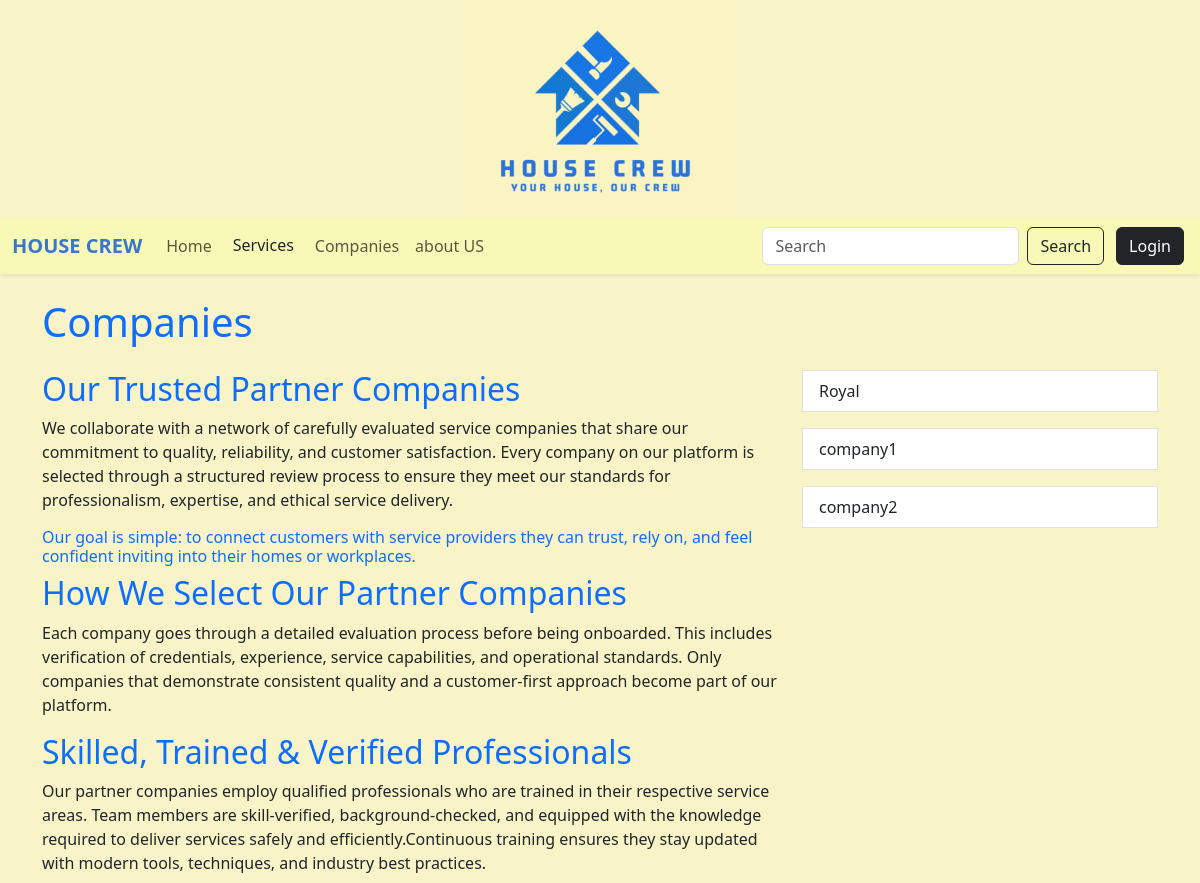
The page /company_list/ (upper part) on the database as committed earlier.
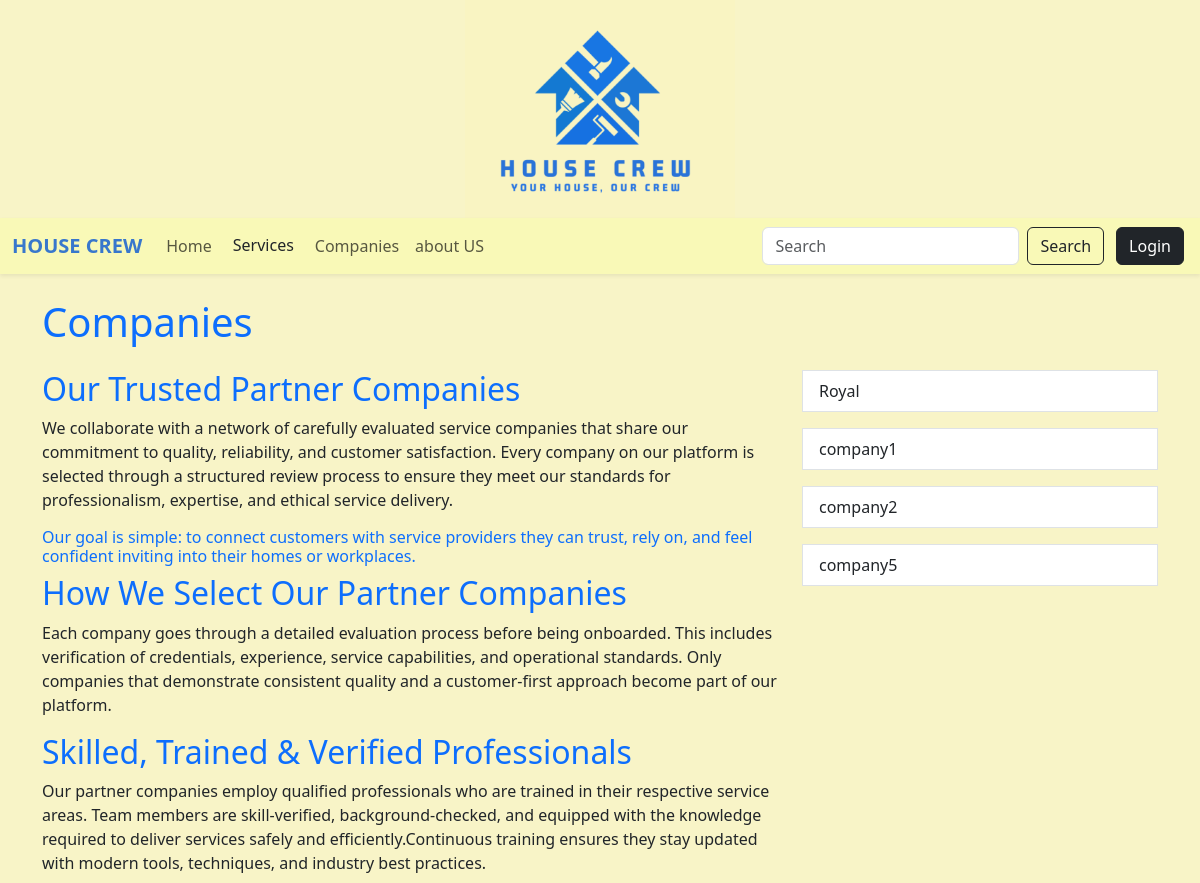
The same page on the database as committed later.
### company_app/models.py (models this page shows, shortened)
class S_Company(models.Model):
    APPROVAL_STATUS = [
        ('Pending' , 'Pending'),
        ('Approved' , 'Approved'),
        ('Rejected', 'Rejected')
    ]
    c_name=models.CharField(max_length=100, unique=True,
                            verbose_name="Company Name",
                            error_messages={"unique" : "This company already exists"})
    c_registration=models.CharField(max_length=30, unique=True, validators=[registration_validator])
    c_mobile_no=models.CharField(max_length=15, validators=[mobile_validator])
    c_email_id=models.EmailField(unique=True, validators=[email_validator])
    c_service_location=models.ManyToManyField(Location, related_name='companies')
    approval_status = models.CharField(max_length=15, choices=APPROVAL_STATUS, default='Pending')
    is_active = models.BooleanField(default=False)
    rejection_reason= models.TextField(blank=True, null=True)
    can_resubmit= models.BooleanField(default=False)
    user= models.OneToOneField(User, on_delete=models.CASCADE, null=True, blank=True, related_name='company_profile')

### user_app/views.py (the view)
# urls.py: path('company_list/',views.company_list,name='company_list'),
def company_list(request):
    companies = S_Company.objects.all()
    return render(request, 'user_app/companies.html', {'companies' : companies})

### user_app/templates/user_app/companies.html (shortened to what this page needs)
{% extends "user_app/base.html" %}
{% load static %}
{% block content %}
<div class="container mt-4">
    <div class="row">
    <h1 class="mb-4 text-primary">Companies</h1>
    <div class="col-md-8">
        <div class="contents">
            <h2 class="text-bold text-primary">Our Trusted Partner Companies</h2>
            <p>We collaborate with a network of carefully evaluated service companies
                that share our commitment to quality, reliability, and customer satisfaction.
                Every company on our platform is selected through a structured review process
                to ensure they meet our standards for professionalism, expertise, and ethical service delivery.
            </p>
            <h6 class="text-primary">Our goal is simple: to connect customers with service providers they can trust, rely on, and feel confident inviting into their homes or workplaces.</h6>
        </div>
        <div class="contents">
            <h2 class="text-bold text-primary">How We Select Our Partner Companies</h2>
            <p>Each company goes through a detailed evaluation process before being onboarded.
                This includes verification of credentials, experience,
                service capabilities, and operational standards. Only companies that demonstrate
                consistent quality and a customer-first approach become part of our platform.
            </p>
        </div>
        <div class="contents">
            <h2 class="text-bold text-primary">Skilled, Trained & Verified Professionals</h2>
            <p>Our partner companies employ qualified professionals who are trained in their respective
                service areas. Team members are skill-verified, background-checked, and equipped with the
                knowledge required to deliver services safely and efficiently.Continuous training ensures they
                stay updated with modern tools, techniques, and industry best practices.
            </p>
        </div>
    </div>
    <div class="col-md-4 ms-auto">
        <div class="">
            <ul class="list-group ">
            {% for company in companies %}
            <li style="list-style : none;" class="mb-3 ">
                <a href="#" class="list-group-item list-group-item-action">
            {{ company.c_name }}
                </a>
            </li>
            {% empty %}
                <li class="list-group-item text-muted">
            No companies found.
                </li>
            {% endfor %}
            </ul>
        </div>
    </div>
</div>
</div>
{% endblock content %}

Rows that differ between the two databases and show on the page:
added S_Company: c_name "company5"
